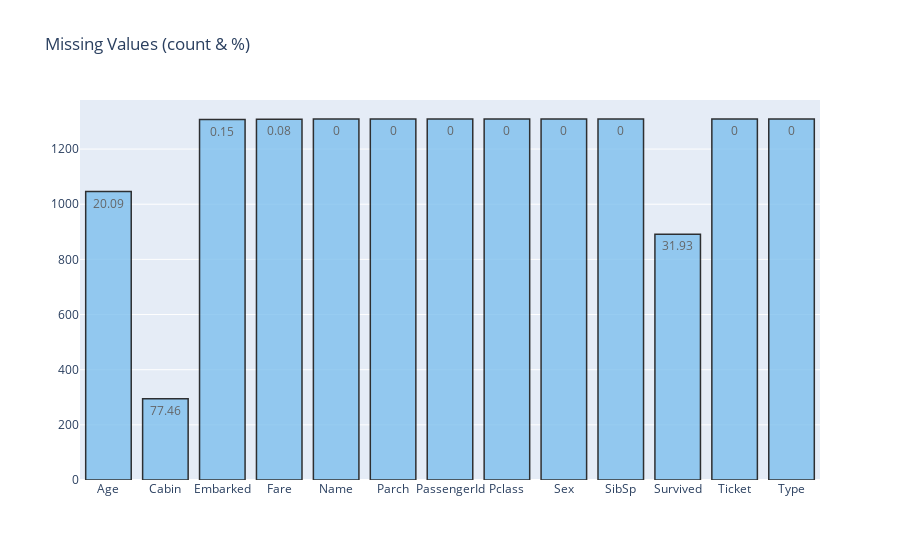

The notebook cell saved with this chart:
### Code cell
# Plotting 
missing_plot(data, 'PassengerId')

### Figure 1 — Plotly figure (JSON) as saved in the notebook; plotly's stock layout.template omitted (floating-point values rounded to 4 significant figures)
{"data": [{"marker": {"color": "#7EC0EE", "line": {"color": "#000000", "width": 1.5}}, "opacity": 0.8, "text": [20.09, 77.46, 0.15, 0.08, 0, 0, 0, 0, 0, 0, 31.93, 0, 0], "textposition": "auto", "type": "bar", "x": ["Age", "Cabin", "Embarked", "Fare", "Name", "Parch", "PassengerId", "Pclass", "Sex", "SibSp", "Survived", "Ticket", "Type"], "y": [1046, 295, 1307, 1308, 1309, 1309, 1309, 1309, 1309, 1309, 891, 1309, 1309]}], "layout": {"title": {"text": "Missing Values (count & %)"}}}
